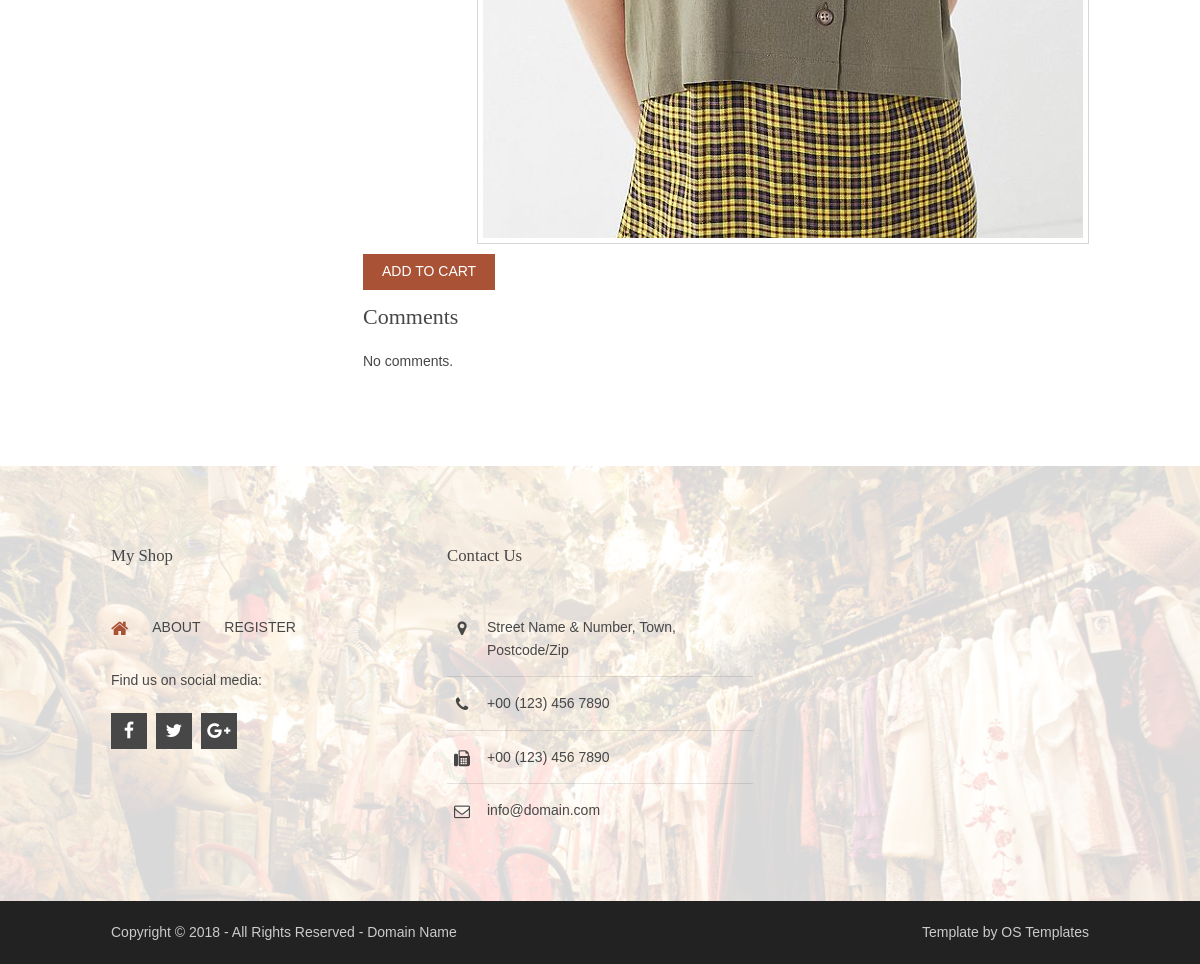
The page /6 (lower part) on the database as committed earlier.
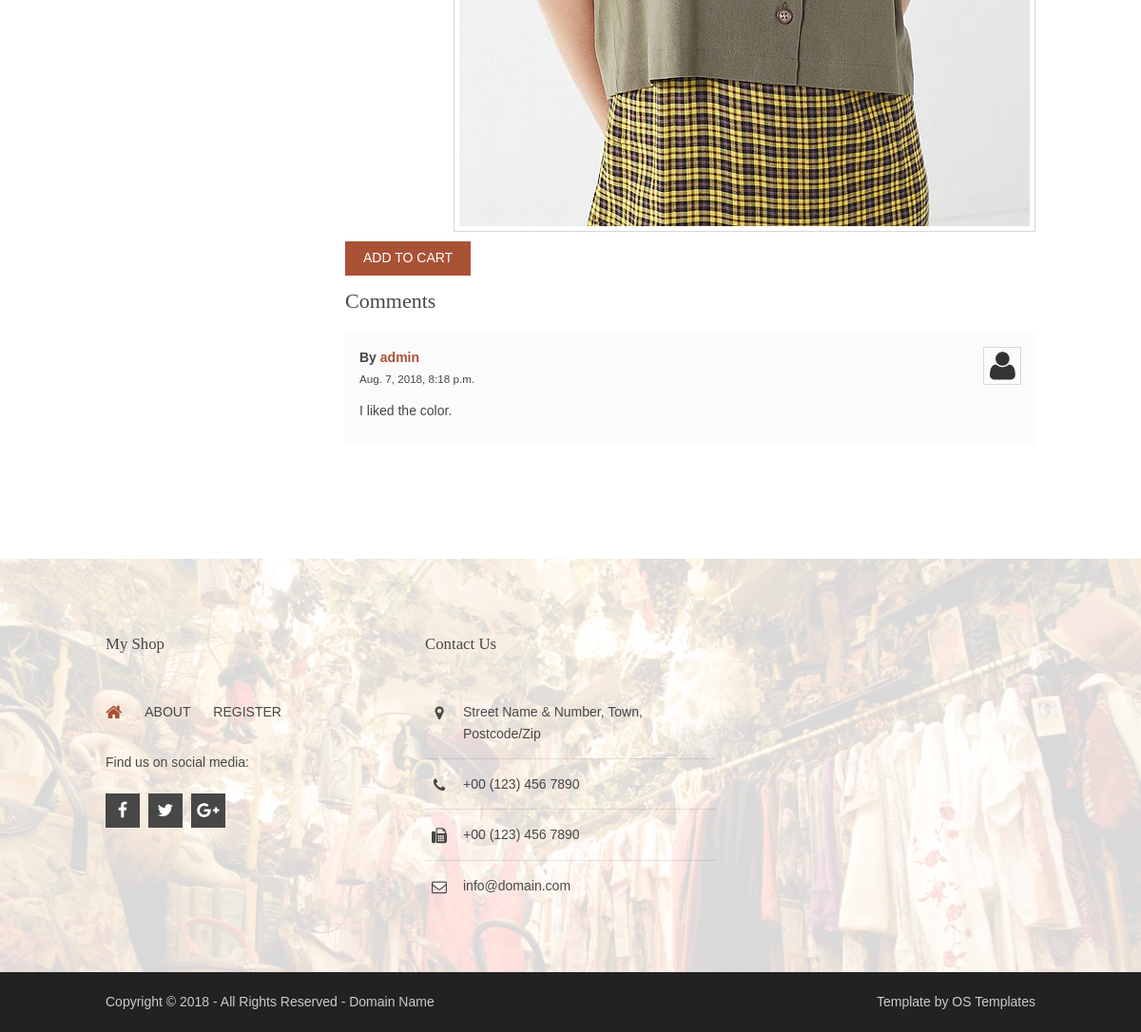
The same page on the database as committed later.
### myshop/models.py (models this page shows, shortened)
class Product(models.Model):
    gender = models.CharField(max_length=10)
    category = models.CharField(max_length=60)
    name = models.CharField(max_length=100)
    price = models.DecimalField(max_digits=5, decimal_places=2)
    sizes = models.CharField(max_length=60, default='S M L')
    photo = models.ImageField(upload_to='products')
    available = models.BooleanField(default=True)

class Comment(models.Model):
    user = models.ForeignKey(User, on_delete=models.CASCADE, blank=False, null=False)
    product = models.ForeignKey(Product, on_delete=models.CASCADE, blank=False, null=False, related_name='comments')
    text = models.TextField()
    time = models.DateTimeField(auto_now=False, auto_now_add=True)

### myshop/views.py (the view)
# urls.py: path('<int:product_id>', views.product, name='product'),
def product(request, product_id):
    product = Product.objects.get(pk = product_id)
    sizes = product.sizes
    sizes = sizes.split() # https://stackoverflow.com/questions/19555472/change-a-string-of-integers-separated-by-spaces-to-a-list-of-int
    context = {
        "product": product,
        "sizes": sizes,
        "comments": product.comments.all()
    }
    return render(request, "myshop/product.html", context)

### myshop/templates/myshop/product.html (shortened to what this page needs)
{% extends "myshop/layout.html" %}
{% load static %}
{% block body %}
<div class="wrapper row3">
  <main class="hoc container clear">
    <div class="content three_quarter">
      <img class="imgr borderedbox inspace-5" src="{{ product.photo.url }}" alt="{{ product.name }}">
      <form action="{% url 'add_to_cart' product.id %}" method="post">
       <input type="submit" class="btn" value="Add to cart"/>
      </form>
      <div id="comments">
        <h2>Comments</h2>
        {% if comments %}
        <ul>
          {% for comment in comments %}
          <li>
            <article>
              <header>
                <figure class="avatar"><img src="{% static 'myshop/avatar.png' %}" alt=""></figure>
                <address>
                By <a href="#">{{ comment.user }}</a>
                </address>
                <time>{{ comment.time }}</time>
              </header>
              <div class="comcont">
                <p>{{ comment.text }}</p>
              </div>
            </article>
          </li>
          {% endfor %}
        </ul>
        {% else %}
        <p>No comments.</p>
        {% endif %}
      </div>
    </div>
  </main>
</div>
{% endblock %}

### myshop/templates/myshop/layout.html (shortened to what this page needs)
{% load static %}
<!DOCTYPE html>
<html>
<head>
<link href="{% static 'myshop/layout.css' %}" rel="stylesheet" type="text/css" media="all">
</head>
<body id="top">
{% block body %}
{% endblock %}
<div class="wrapper row4 bgded overlay" style="background-image:url('{% static 'myshop/index2.jpg' %}');">
  <footer id="footer" class="hoc clear">
    <div class="one_third first">
      <h6 class="heading">My Shop</h6>
      <nav>
        <ul class="nospace">
          <li><a href="{% url 'index' %}"><i class="fa fa-lg fa-home"></i></a></li>
          <li><a href="#">About</a></li>
          {% if user.is_anonymous %}
          <li><a href="{% url 'register' %}">Register</a></li>
          {% endif %}
        </ul>
      </nav>
      <p>Find us on social media:</p>
      <ul class="faico clear">
        <li><a class="faicon-facebook" href="#"><i class="fa fa-facebook"></i></a></li>
        <li><a class="faicon-twitter" href="#"><i class="fa fa-twitter"></i></a></li>
        <li><a class="faicon-google-plus" href="#"><i class="fa fa-google-plus"></i></a></li>
      </ul>
    </div>
    <div class="one_third">
      <h6 class="heading">Contact us</h6>
      <ul class="nospace linklist contact">
        <li><i class="fa fa-map-marker"></i>
          <address>
          Street Name &amp; Number, Town, Postcode/Zip
          </address>
        </li>
        <li><i class="fa fa-phone"></i> +00 (123) 456 7890</li>
        <li><i class="fa fa-fax"></i> +00 (123) 456 7890</li>
        <li><i class="fa fa-envelope-o"></i> info@domain.com</li>
      </ul>
  </footer>
</div>
<div class="wrapper row5">
  <div id="copyright" class="hoc clear">
    <p class="fl_left">Copyright &copy; 2018 - All Rights Reserved - <a href="#">Domain Name</a></p>
    <p class="fl_right">Template by <a target="_blank" href="https://www.os-templates.com/" title="Free Website Templates">OS Templates</a></p>
  </div>
</div>
</body>
</html>

### myshop/static/myshop/layout.css (style rules this page uses)
.container { padding:80px 0; }
#comments ul { margin:0 0 40px 0; padding:0; list-style:none; }
#comments li { margin:0 0 10px 0; padding:15px; }
#comments .avatar { float:right; margin:0 0 10px 10px; padding:3px; border:1px solid; }
#comments address { font-weight:bold; }
#comments time { font-size:smaller; }
#comments .comcont { display:block; margin:0; padding:0; }
#comments .comcont p { margin:10px 5px 10px 0; padding:0; }
#comments div { margin-bottom:15px; }
#footer { padding:80px 0; }
#footer .heading { margin-bottom:50px; font-size:1.2rem; }
#footer nav { margin-bottom:30px; text-transform:uppercase; }
#footer nav ul li { display:inline-block; margin-right:20px; }
#footer nav ul li:last-child { margin-right:0; }
#footer .linklist li { display:block; margin-bottom:15px; padding:0 0 15px 0; border-bottom:1px solid; }
#footer .linklist li:last-child { margin:0; padding:0; border:none; }
#footer .linklist li::before, #footer .linklist li::after { display:table; content:""; }
#footer .linklist li, #footer .linklist li::after { clear:both; }
#footer .contact.linklist li, #footer .contact.linklist li:last-child { position:relative; padding-left:40px; }
#footer .contact li * { margin:0; padding:0; line-height:1.6; }
#footer .contact li i { display:block; position:absolute; top:0; left:0; width:30px; font-size:16px; text-align:center; }
#copyright { padding:20px 0; }
#copyright * { margin:0; padding:0; }
*, *::before, *::after { transition:all .3s ease-in-out; }
nav ul, nav ol { margin:0; padding:0; list-style:none; }
.faico { margin:0; padding:0; list-style:none; }
.faico li { display:inline-block; margin:8px 5px 0 0; padding:0; line-height:normal; }
.faico li:last-child { margin-right:0; }
.faico a { display:inline-block; width:36px; height:36px; line-height:36px; font-size:18px; text-align:center; }
.faico a { color:#FFFFFF; background-color:#474747; }
body { color:#CBCBCB; background-color:#222222; }
a { color:#A95236; }
hr, .borderedbox { border-color:#D7D7D7; }
.overlay { color:#FFFFFF; background-color:inherit; }
.overlay::after { color:inherit; background-color:rgba(0,0,0,.55); }
.btn, .btn.inverse:hover { color:#FFFFFF; background-color:#A95236; border-color:#A95236; }
.row3 { color:#474747; background-color:#FFFFFF; }
.row4 { color:#474747; background-color:#FFFFFF; }
.row4.overlay::after { background-color:rgba(255,255,255,.85); }
.row5, .row5 a { color:#CBCBCB; background-color:#222222; }
#footer nav a { color:inherit; }
#footer nav li:first-child a, #footer nav a:hover { color:#A95236; }
#footer .linklist li { border-color:rgba(0,0,0,.1); }
table, th, td, #comments .avatar, #comments input, #comments textarea { border-color:#D7D7D7; }
tr, #comments li, #comments input[type="submit"], #comments input[type="reset"] { color:inherit; background-color:#FBFBFB; }
table a, #comments a { background-color:inherit; }
@media screen and (min-width:978px) { .hoc { max-width:978px; } }

Rows that differ between the two databases and show on the page:
added Comment: user "admin", time "Aug. 7, 2018, 8:18 p.m.", text "I liked the color."
Other text that changed with them:
text no longer shown: "No comments."
